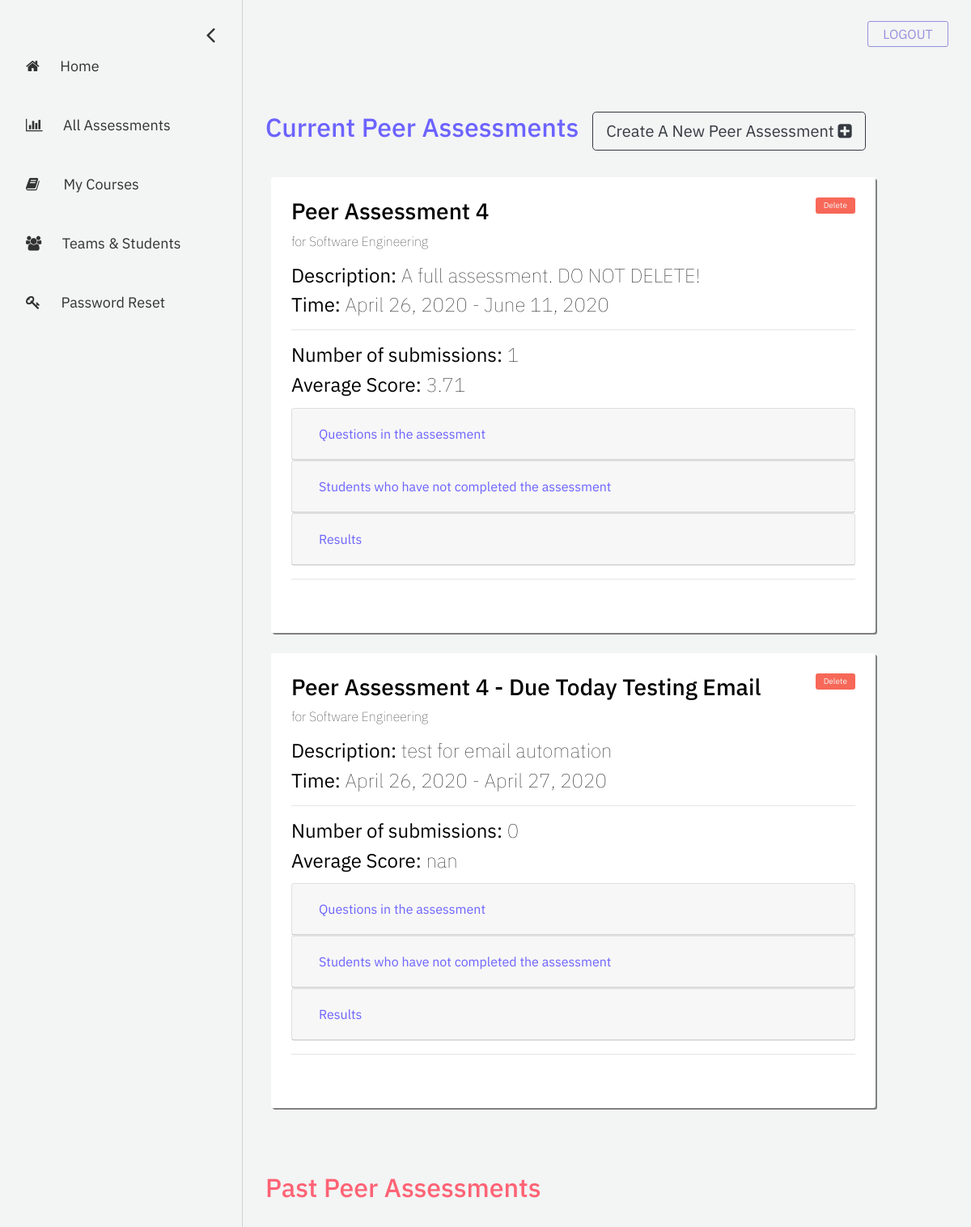
Page /professor/all-assessments on the earlier database version.
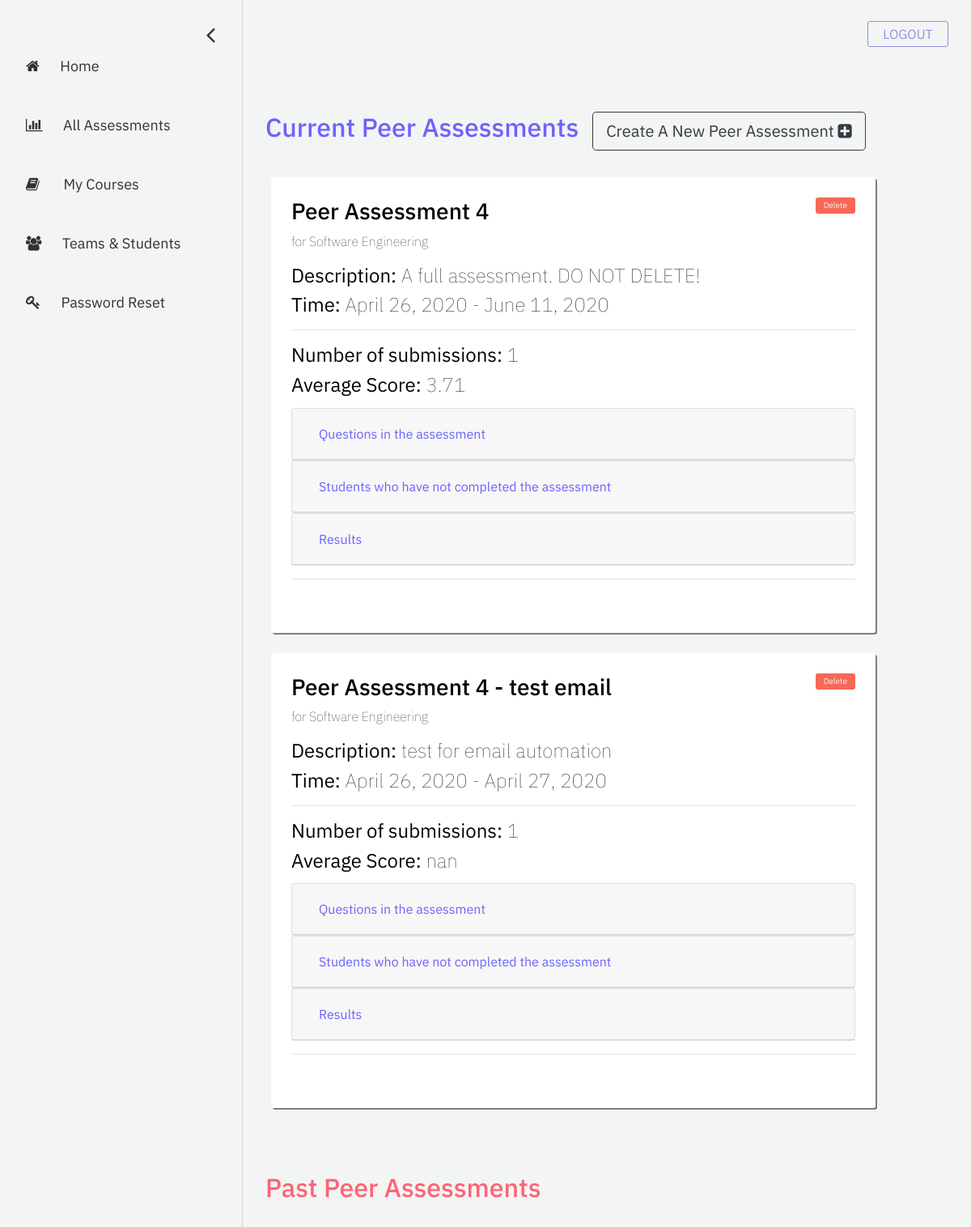
Same page on the later database version.
### assessment/models.py (models this page shows, shortened)
class Assessment(models.Model):
    name = models.CharField("assessment name", max_length=255)
    description = models.TextField("description", max_length=512, blank=True)
    date_created = models.DateTimeField("date created", auto_now_add=True)
    start_date = models.DateField("start date")
    end_date = models.DateField("end date")
    course = models.ForeignKey(Course, on_delete=models.CASCADE) # the course that this peer review belongs to
    questions = models.ManyToManyField(Question) # a set of Questions under this assessment
    result_sets = models.ManyToManyField(Result_set) # a set of Result_sets under this assessment
    completed_students = models.ManyToManyField(User, related_name="completed_students") # a set of Users who have completed this assessment
    def is_current(self):
        if self.end_date + datetime.timedelta(days=60) > datetime.datetime.now().date(): # end date + 60 >= current date
            return True
        return False

### registration/models.py (models this page shows, shortened)
class Course(models.Model):
    course_name = models.CharField("course name", max_length=60)
    course_code = models.IntegerField("course code")
    section_number = models.SmallIntegerField("section number")
    year = models.SmallIntegerField("year of realization")
    semester_choices = (
        ('S', 'Spring'),
        ('F', 'Fall'),
    )
    semester = models.CharField("semester of realization", max_length = 1, choices = semester_choices)
    professors = models.ManyToManyField(User)
    students = models.ManyToManyField(User, related_name="students")

### eval_professor/views.py (the view)
# urls.py: path('all-assessments', views.all_assessments, name='all-assessments'),
def all_assessments(request):
    team_list = Team.objects.all()
    assessment_list = Assessment.objects.all()
    context = {
        'team_list': team_list,
        'assessment_list': assessment_list,
    }
    return render(request, 'eval_professor/all-assessments.html', context = context)

### assessment/models.py (called while the page is built)
    def get_answer(self):
        if self.question.type_answer == self.question.TYPE_Rating:
            return self.answer_rating
        else:
            return self.answer_text

    def get_overall_average(self):
        scores = [answer.answer_rating for answer in self.rating_answers.all()] # a list of scores
        return round(np.mean(scores), 2)

### eval_professor/templatetags/eval_professor_extras.py (called while the page is built)
@register.simple_tag
def get_class_average(course, assessment):
    result_set_list = []
    for team in Team.objects.filter(course=course).all():
        for result_set in Result_set.objects.filter(team=team).all():
            if result_set in assessment.result_sets.all(): # check if this result_set is under this assessment
                result_set_list.append(result_set)
    return round(np.mean([result_set.get_overall_average() for result_set in result_set_list]), 2)

@register.simple_tag
def find_result_set(result_sets, student, team):
    return result_sets.filter(student=student, team=team).first()

### eval_professor/templates/eval_professor/all-assessments.html (shortened to what this page needs)
{% extends 'eval_professor/base-sidebar.html'%}
{% load eval_professor_extras %}
{% load static %}
{% block content%}
	<div id="main">
		<div class="container">
			<div class="container row">
				<h2 style="color: #6C63FF;">Current Peer Assessments</h2>
				<form>
					<button formaction="{% url 'create-new-assessment' %}" class="btn btn-lg btn-outline-dark" style="margin-left: 5%;">Create A New Peer Assessment <i class = "fa fa-plus-square"></i></button>
				</form>
			</div>
			{% if assessment_list|length > 0 %}
				{% for assessment in assessment_list %}
					{% if assessment.is_current %}
						<div class="column course-box">
							<a data-toggle="modal" data-target="#exampleModal_@{{assessment.id}}" style="font-size: 10px; padding: 10px; background-color: rgb(247, 104, 88);" class="buttons delete-btn float-right" href="">Delete</a>
							<h3> {{ assessment.name }} </h3>
							<p style="font-weight: 20;"> for {{ assessment.course.course_name }}</p>
							{% if assessment.description != '' %}
								<h4><b>Description:</b> {{ assessment.description }}</h4>
							{% else %}
								<h4><b>Description:</b> No assessment description</h4>
							{% endif %}
							<h4> <b>Time:</b> {{ assessment.start_date }} - {{ assessment.end_date }}</h4>
							<hr>
							<h4> <b>Number of submissions:</b> {{ assessment.completed_students.all|length }} </h4>
							{% get_class_average assessment.course assessment as class_avg %}
							<h4> <b>Average Score:</b> {{ class_avg }} </h4>
							<div style="margin-top: 2%; margin-bottom: 2%;">
								<div class="card">
									<div class="card-header" id="headingOne_@{{ assessment.id }}">
										<h5 class="mb-0">
											<button style="color: #6C63FF;" class="btn btn-link" data-toggle="collapse" data-target="#collapseOne_@{{ assessment.id }}" aria-expanded="true" aria-controls="collapseOne_@{{ assessment.id }}">
												Questions in the assessment
											</button>
										</h5>
									</div>
								</div>
								<div class="card">
									<div class="card-header" id="headingTwo_@{{ assessment.id }}">
										<h5 class="mb-0">
											<button style="color: #6C63FF;" class="btn btn-link collapsed" data-toggle="collapse" data-target="#collapseTwo_@{{ assessment.id }}" aria-expanded="false" aria-controls="collapseTwo_@{{ assessment.id }}">
												Students who have not completed the assessment
											</button>
										</h5>
									</div>
								</div>
								<div class="card">
									<div class="card-header" id="headingThree_@{{ assessment.id }}">
										<h5 class="mb-0">
											<button style="color: #6C63FF;" class="btn btn-link collapsed" data-toggle="collapse" data-target="#collapseThree_@{{ assessment.id }}" aria-expanded="false" aria-controls="collapseThree_@{{ assessment.id }}">
												Results
											</button>
										</h5>
									</div>
								</div>
							</div>
							<hr>
						</div>
					{% endif %}
				{% endfor %}
			{% else %}
				No current assessments.
			{% endif %}
		</div>
		<div class="container">
			<div class="container row">
				<h2 style="color: rgb(255, 99, 117); margin-top: 5%;">Past Peer Assessments</h2>
			</div>
		</div>
	</div>
{% endblock %}

Differences in the rows shown:
changed Assessment "test for email automation": name "Peer Assessment 4 - Due Today Testing Email" → "Peer Assessment 4 - test email"; completed_students.all|length "0" → "1"
